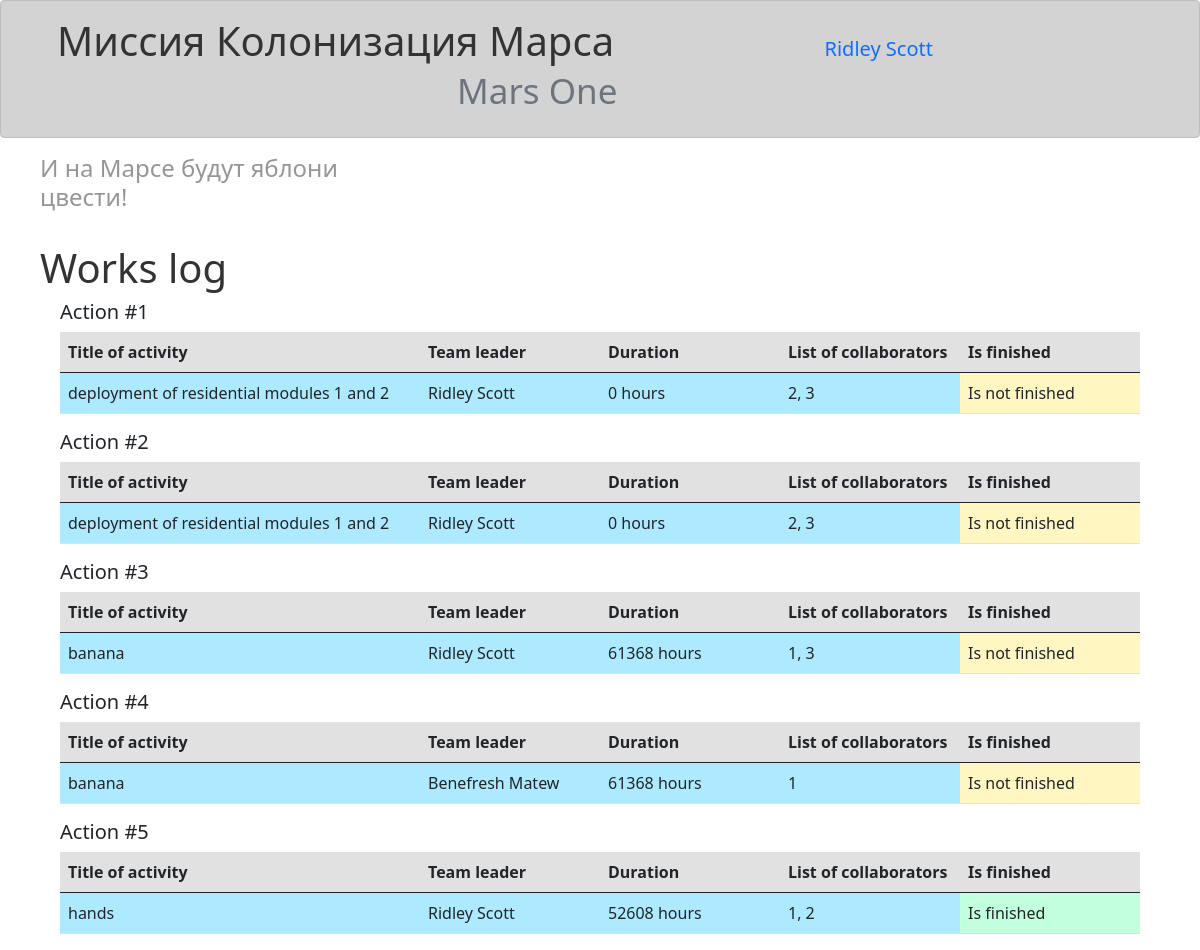
Page /works (signed in) on the committed database.
### data/jobs.py (models this page shows)
class Jobs(SqlAlchemyBase):
    __tablename__ = "jobs"
    id = sqlalchemy.Column(sqlalchemy.Integer, primary_key=True, autoincrement=True)
    team_leader = sqlalchemy.Column(sqlalchemy.Integer, nullable=True)
    job = sqlalchemy.Column(sqlalchemy.String, nullable=True)
    work_size = sqlalchemy.Column(sqlalchemy.Integer, nullable=True)
    collaborators = sqlalchemy.Column(sqlalchemy.String, nullable=True)
    is_finished = sqlalchemy.Column(sqlalchemy.Boolean, default=False)
    start_date = sqlalchemy.Column(sqlalchemy.DateTime, default=datetime.datetime.now, nullable=True)
    end_date = sqlalchemy.Column(sqlalchemy.DateTime, default=datetime.datetime.now, nullable=True)

### task.py (the view)
@app.route('/works')
@login_required
def table():
    res = db_session.query(Jobs).all()
    data = []
    for job in res:
        time = f'{round((job.end_date - job.start_date).total_seconds() / 3600)} hours'
        user = db_session.query(User).filter(User.id == job.team_leader).first()
        team_leader = user.name + ' ' + user.surname
        data.append([job.job, team_leader, time, job.collaborators, job.is_finished])
    return render_template('works.html', jobs=data, account=account)

### task.py (called while the page is built)
@login_manager.user_loader
def load_user(user_id):
    return db_session.query(User).get(user_id)

### templates/works.html
{% extends "base.html" %}
{% block content %}
<br/>
<h1>Works log</h1>
{% for job in jobs %}
{% set clr = "#c2ffde" if job[4] else "#fff6c1" %}
<h5>Action #{{ loop.index }}</h5>
<table class="table">
  <thead class="thead-light">
    <tr class="d-flex" style="background-color: #e1e1e1">
      <th scope="col" class="col-4">Title of activity</th>
      <th scope="col" class="col-2">Team leader</th>
      <th scope="col" class="col-2">Duration</th>
      <th scope="col" class="col-2">List of collaborators</th>
      <th scope="col" class="col-2">Is finished</th>
    </tr>
  </thead>
  <tbody>
    <tr class="d-flex" style="background-color: #aeeaff">
      <td class="col-4">{{ job[0] }}</td>
      <td class="col-2">{{ job[1] }}</td>
      <td class="col-2">{{ job[2] }}</td>
      <td class="col-2">{{ job[3] }}</td>
      <td class="col-2" style="background-color: {{ clr }}">{{ "Is finished" if job[4] else "Is not finished" }}</td>
    </tr>
  </tbody>
</table>
{% endfor %}
{% endblock %}

### templates/base.html (shortened to what this page needs)
<!DOCTYPE html>
<html lang="en">
<head>
    <link rel="stylesheet" href="/static/css/style.css"/>
    <link rel="stylesheet"
          href="https://cdn.jsdelivr.net/npm/bootstrap@5.0.0-beta1/dist/css/bootstrap.min.css"
>
</head>
<body>
<nav>
<div class="alert alert-dark" role="alert">
    <h1>Миссия Колонизация Марса
        <a>
            {% if account != '' %}
                <a class="navbar-brand" href="/logout">{{ account }}</a>
            {% else %}
                <a>
                    <a class="btn btn-success" href="/login">Войти</a>
                    <a class="btn btn-primary " href="/register">Зарегистрироваться</a>
                </a>
            {% endif %}
            </a>
            <small class="text-muted">Mars One</small>
    </h1>
</div>
</nav>
<h4>И на Марсе будут яблони цвести!</h4>
{% block content %}{% endblock %}
</body>
</html>

### static/css/style.css (style rules this page uses)
h4 { color: rgb(150, 150, 150); margin-left: 40px; margin-right: 800px; }
h5 { margin-left: 5%; }
small { margin-left: 400px; }
table { margin: 0 auto; vertical-align: middle; max-width: 90%; }
h1 { color: #333333; margin-left: 40px; }
a { margin-left: 100px }

### rows in the picture
Jobs: job "deployment of residential modules 1 and 2", job "Ridley Scott", job "0 hours", collaborators "2, 3", value "Is not finished"
Jobs: job "deployment of residential modules 1 and 2", job "Ridley Scott", job "0 hours", collaborators "2, 3", value "Is not finished"
Jobs: job "banana", job "Ridley Scott", job "61368 hours", collaborators "1, 3", value "Is not finished"
Jobs: job "banana", job "Benefresh Matew", job "61368 hours", collaborators "1", value "Is not finished"
Jobs: job "hands", job "Ridley Scott", job "52608 hours", collaborators "1, 2", value "Is finished"

### other values in the picture
{{ account }} "Ridley Scott"
